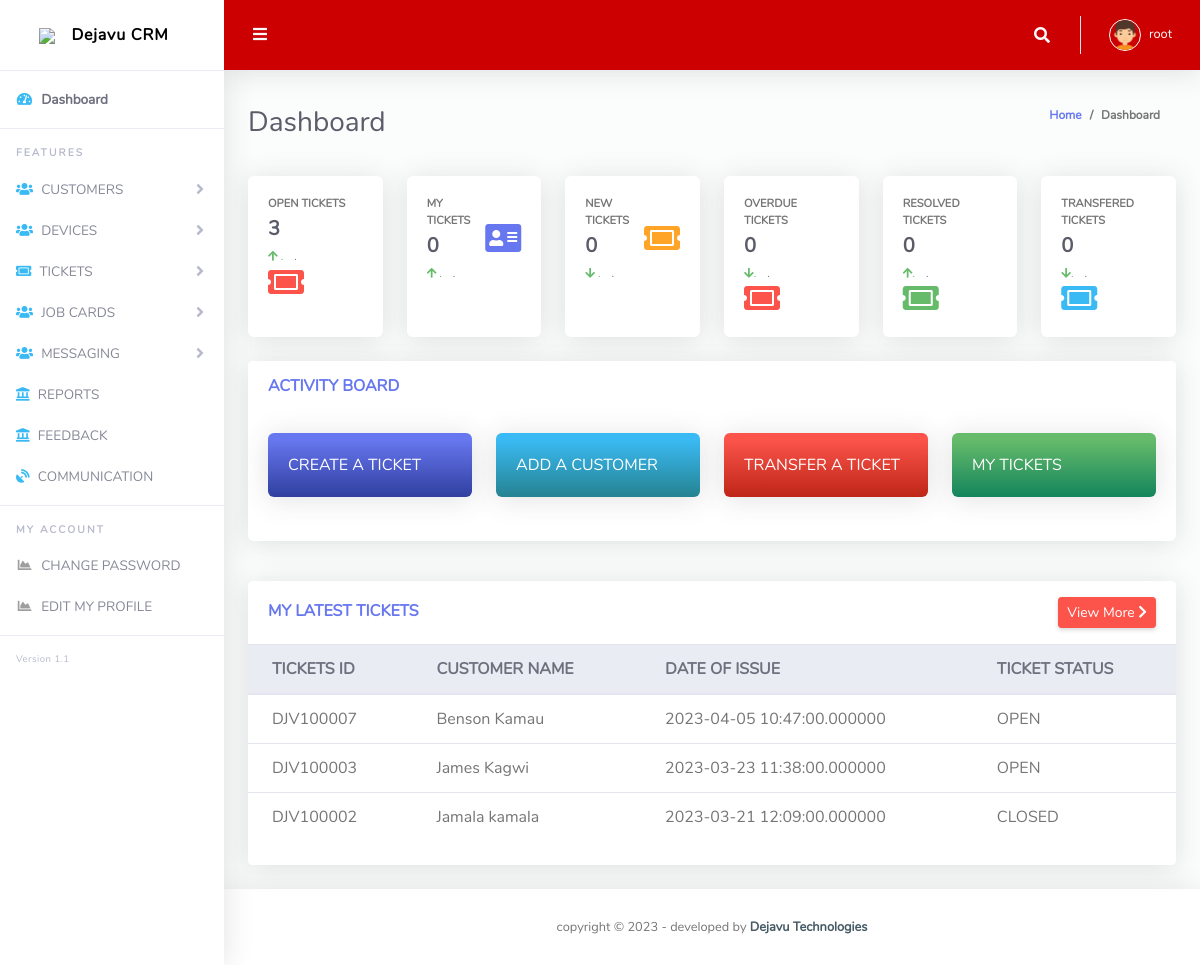
/main/index.php (signed in), run on the app's committed database.
### tables this page shows
CREATE TABLE `insidence` (
  `id` int(11) NOT NULL,
  `dateCreated` datetime(6) NOT NULL,
  `ticketNumber` varchar(20) NOT NULL,
  `cusName` varchar(15) DEFAULT NULL,
  `mobileNumber` varchar(20) DEFAULT NULL,
  `businessName` varchar(50) DEFAULT NULL,
  `serialNumber` longtext DEFAULT NULL,
  `source` varchar(29) DEFAULT NULL,
  `dStatus` varchar(10) NOT NULL DEFAULT current_timestamp(),
  `priority` varchar(20) DEFAULT NULL,
  `complain` longtext DEFAULT NULL,
  `createdBy` varchar(50) NOT NULL DEFAULT 'Active',
  `status` varchar(16) NOT NULL,
  `AssignedTo` varchar(20) NOT NULL,
  `resolvedAt` datetime(6) DEFAULT NULL,
  `resolvedby` varchar(20) NOT NULL,
  `ticketComment` longtext NOT NULL
);

### stat.php (called while the page is built, shortened)
<?php
function openT($agent = null){
    $db = getConnection();
    $query= "SELECT COUNT(*) as count FROM `insidence` WHERE `status` = 'OPEN' ";
    $result = mysqli_query($db, $query);
    $no=mysqli_fetch_assoc($result)['count'];
return $no;
}
function closedT($user){
    $db = getConnection();
    $date = date("Y-m-d");
    $query= "SELECT COUNT(*) as count FROM `insidence` WHERE `status` = 'CLOSED'
     AND `createdBy`= '$user' AND `resolvedAt` > '$date'";
    $result = mysqli_query($db, $query);
    $no=mysqli_fetch_assoc($result)['count'];
return $no;
}
function myT($agent){
    $db = getConnection();
    $query= "SELECT COUNT(*) as count FROM `insidence` WHERE `status` = 'Active' AND `createdBy` = '$agent'";
    $result = mysqli_query($db, $query);
    $no=mysqli_fetch_assoc($result)['count'];
return $no;
}
?>

### member.php (called while the page is built, shortened)
<?php
function getAgentTiket($agent, $resolved = false)
{
    $db = getConnection();
    $query = "SELECT * FROM `insidence` WHERE `createdBy`= '$agent'  ORDER BY id DESC LIMIT 10";
    $result = mysqli_query($db, $query);
    return $result;
}

### main/index.php (the view, shortened to what this page needs)
<?php
require_once($_SERVER['DOCUMENT_ROOT']."/crm/member.php");
require_once($_SERVER['DOCUMENT_ROOT']."/crm/stat.php");
$agent = $_SESSION['username'];
$data = getAgentTiket($agent);
$openT = openT();
$closedT = closedT($agent);
$myT = myT($agent);
?>
<!DOCTYPE html>
<html lang="en">
<head>
  <link rel="stylesheet" href="https://cdnjs.cloudflare.com/ajax/libs/font-awesome/4.7.0/css/font-awesome.min.css">
  <link href="vendor/fontawesome-free/css/all.min.css" rel="stylesheet" type="text/css">
  <link href="vendor/bootstrap/css/bootstrap.min.css" rel="stylesheet" type="text/css">
  <link href="css/ruang-admin.min.css" rel="stylesheet">
</head>
<body id="page-top">
  <div id="wrapper">
    <?php
    include('sidebar.php');
    ?>
    <div id="content-wrapper" class="d-flex flex-column">
      <div id="content">
        <?php
            include('topbar.php');
        ?>
        <div class="container-fluid" id="container-wrapper">
          <div class="d-sm-flex align-items-center justify-content-between mb-4">
            <h1 class="h3 mb-0 text-gray-800">Dashboard</h1>
            <ol class="breadcrumb">
              <li class="breadcrumb-item"><a href="./">Home</a></li>
              <li class="breadcrumb-item active" aria-current="page">Dashboard</li>
            </ol>
          </div>
          <div class="row mb-3">
            <div class="col-xl-2 col-md-6 mb-4">
              <div class="card h-100">
                <div class="card-body">
                  <div class="row align-items-center">
                    <div class="col mr-2">
                      <div class="text-xs font-weight-bold text-uppercase mb-1">OPEN TICKETS</div>
                      <div class="h5 mb-0 font-weight-bold text-gray-800"><?php echo $openT; ?></div>
                      <div class="mt-2 mb-0 text-muted text-xs">
                        <span class="text-success mr-2"><i class="fa fa-arrow-up"></i> .</span>
                        <span>.</span>
                      </div>
                    </div>
                    <div class="col-auto">
                      <i class="fas fa-ticket-alt fa-2x text-danger"></i>
                    </div>
                  </div>
                </div>
              </div>
            </div>
            <div class="col-xl-2 col-md-6 mb-4">
              <div class="card h-100">
                <div class="card-body">
                  <div class="row no-gutters align-items-center">
                    <div class="col mr-2">
                      <div class="text-xs font-weight-bold text-uppercase mb-1">MY TICKETS</div>
                      <div class="h5 mb-0 font-weight-bold text-gray-800"><?php echo $myT; ?></div>
                      <div class="mt-2 mb-0 text-muted text-xs">
                        <span class="text-success mr-2"><i class="fas fa-arrow-up"></i> .</span>
                        <span>.</span>
                      </div>
                    </div>
                    <div class="col-auto">
                      <i class="fas fa-address-card fa-2x text-primary"></i>
                    </div>
                  </div>
                </div>
              </div>
            </div>
            <div class="col-xl-2 col-md-6 mb-4">
              <div class="card h-100">
                <div class="card-body">
                  <div class="row no-gutters align-items-center">
                    <div class="col mr-2">
                      <div class="text-xs font-weight-bold text-uppercase mb-1">NEW TICKETS</div>
                      <div class="h5 mb-0 font-weight-bold text-gray-800"><?php echo $myT; ?></div>
                      <div class="mt-2 mb-0 text-muted text-xs">
                        <span class="text-success mr-2"><i class="fas fa-arrow-down"></i> .</span>
                        <span>.</span>
                      </div>
                    </div>
                    <div class="col-auto">
                      <i class="fas fa-ticket-alt fa-2x text-warning"></i>
                    </div>
                  </div>
                </div>
              </div>
            </div>
            <div class="col-xl-2 col-md-6 mb-4">
              <div class="card h-100">
                <div class="card-body">
                  <div class="row no-gutters align-items-center">
                    <div class="col mr-2">
                      <div class="text-xs font-weight-bold text-uppercase mb-1">OVERDUE TICKETS</div>
                      <div class="h5 mb-0 font-weight-bold text-gray-800"><?php echo 0; ?></div>
                      <div class="mt-2 mb-0 text-muted text-xs">
                        <span class="text-success mr-2"><i class="fas fa-arrow-down"></i>.</span>
                        <span>.</span>
                      </div>
                    </div>
                    <div class="col-auto">
                      <i class="fas fa-ticket-alt fa-2x text-danger"></i>
                    </div>
                  </div>
                </div>
              </div>
            </div>
             <div class="col-xl-2 col-md-6 mb-4">
              <div class="card h-100">
                <div class="card-body">
                  <div class="row no-gutters align-items-center">
                    <div class="col mr-2">
                      <div class="text-xs font-weight-bold text-uppercase mb-1">RESOLVED TICKETS</div>
                      <div class="h5 mb-0 mr-3 font-weight-bold text-gray-800"><?php echo $closedT; ?></div>
                      <div class="mt-2 mb-0 text-muted text-xs">
                        <span class="text-success mr-2"><i class="fas fa-arrow-up"></i>.</span>
                        <span>.</span>
                      </div>
                    </div>
                    <div class="col-auto">
                      <i class="fas fa-ticket-alt fa-2x text-success"></i>
                    </div>
                  </div>
                </div>
              </div>
            </div>
             <div class="col-xl-2 col-md-6 mb-4">
              <div class="card h-100">
                <div class="card-body">
                  <div class="row no-gutters align-items-center">
                    <div class="col mr-2">
                      <div class="text-xs font-weight-bold text-uppercase mb-1">TRANSFERED TICKETS</div>
                      <div class="h5 mb-0 font-weight-bold text-gray-800"><?php echo 0; ?></div>
                      <div class="mt-2 mb-0 text-muted text-xs">
                        <span class="text-success mr-2"><i class="fas fa-arrow-down"></i>.</span>
                        <span>.</span>
                      </div>
                    </div>
                    <div class="col-auto">
                      <i class="fas fa-ticket-alt fa-2x text-info"></i>
                    </div>
                  </div>
                </div>
              </div>
            </div>
            <div class="col-lg-12">
              <div class="card sm mb-4">
                <div class="card-header py-3 d-flex flex-row align-items-center justify-content-between">
                  <h6 class="m-0 font-weight-bold text-primary">ACTIVITY BOARD  </h6>
                </div>
                <div class="card-body">
                  <div class="row">
                    <div class="col-lg-3 mb-4">
                    <A href = "cticket.php">
                      <div class="card bg-gradient-primary text-white">
                        <div class="card-body">
                          CREATE A TICKET
                        </div>
                      </div>
                      </a>
                    </div>
                    <div class="col-lg-3 mb-4">
                    <A href = "acustomer.php">
                      <div class="card bg-gradient-info text-white">
                        <div class="card-body">
                          ADD A CUSTOMER
                        </div>
                      </div>
                      </a>
                    </div>
                    <div class="col-lg-3 mb-4">
                    <A href = "trt.php">
                      <div class="card bg-gradient-danger text-white">
                        <div class="card-body">
                          TRANSFER A TICKET
                        </div>
                      </div>
                      </a>
                    </div>
                    <div class="col-lg-3 mb-4">
                    <A href = "mTiket.php">
                      <div class="card bg-gradient-success text-white">
                        <div class="card-body">
                          MY TICKETS
                        </div>
                      </div>
                      </a>
                    </div>
                    </div>
                  </div>
                </div>
              </div>
            </div>
          </div>
          <div class="col-lg-12 d-flex flex-row align-items-center justify-content-between">
            <div class="col-xl-12 col-lg-12 mb-4">
              <div class="card">
                <div class="card-header py-3 d-flex flex-row align-items-center justify-content-between">
                  <h6 class="m-0 font-weight-bold text-primary">MY LATEST TICKETS</h6>
                  <a class="m-0 float-right btn btn-danger btn-sm" href="mTiket.php">View More <i
                      class="fas fa-chevron-right"></i></a>
                </div>
                <div class="table-responsive">
                <table class="table align-items-center table-flush">
                    <thead class="thead-light">
                    <tr>
                        <th>TICKETS ID</th>
                        <th>CUSTOMER NAME</th>
                        <th>DATE OF ISSUE</th>
                        <th>TICKET STATUS</th>
                      </tr>
                    </thead>
                    <tbody>
                    <?php
                     foreach($data as $row){
                      print " <tr> ";
                      print "<td>" . $row['ticketNumber'] . "</td>";
                      print "<td>" . $row['cusName']. "</td>";
                      print "<td>" . $row['dateCreated']. "</td>";
                      print "<td>" . $row['status']. "</td>";
                  }
                     ?>
                    </tbody>
                  </table>
                </div>
                <div class="card-footer"></div>
              </div>
            </div>
        </div>
      </div>
      <footer class="sticky-footer bg-white">
        <div class="container my-auto">
          <div class="copyright text-center my-auto">
            <span>copyright &copy; <script> document.write(new Date().getFullYear()); </script> - developed by
              <b><a href="" target="_blank">Dejavu Technologies</a></b>
            </span>
          </div>
        </div>
      </footer>
    </div>
  </div>
</body>
</html>

### data on the page
insidence: ticketNumber "DJV100007", cusName "Benson Kamau", dateCreated "2023-04-05 10:47:00.000000", status "OPEN"
insidence: ticketNumber "DJV100003", cusName "James Kagwi", dateCreated "2023-03-23 11:38:00.000000", status "OPEN"
insidence: ticketNumber "DJV100002", cusName "Jamala kamala", dateCreated "2023-03-21 12:09:00.000000", status "CLOSED"

### other printed values
$_SESSION['username'] "root"
$openT "3"
$myT "0"
$closedT "0"
